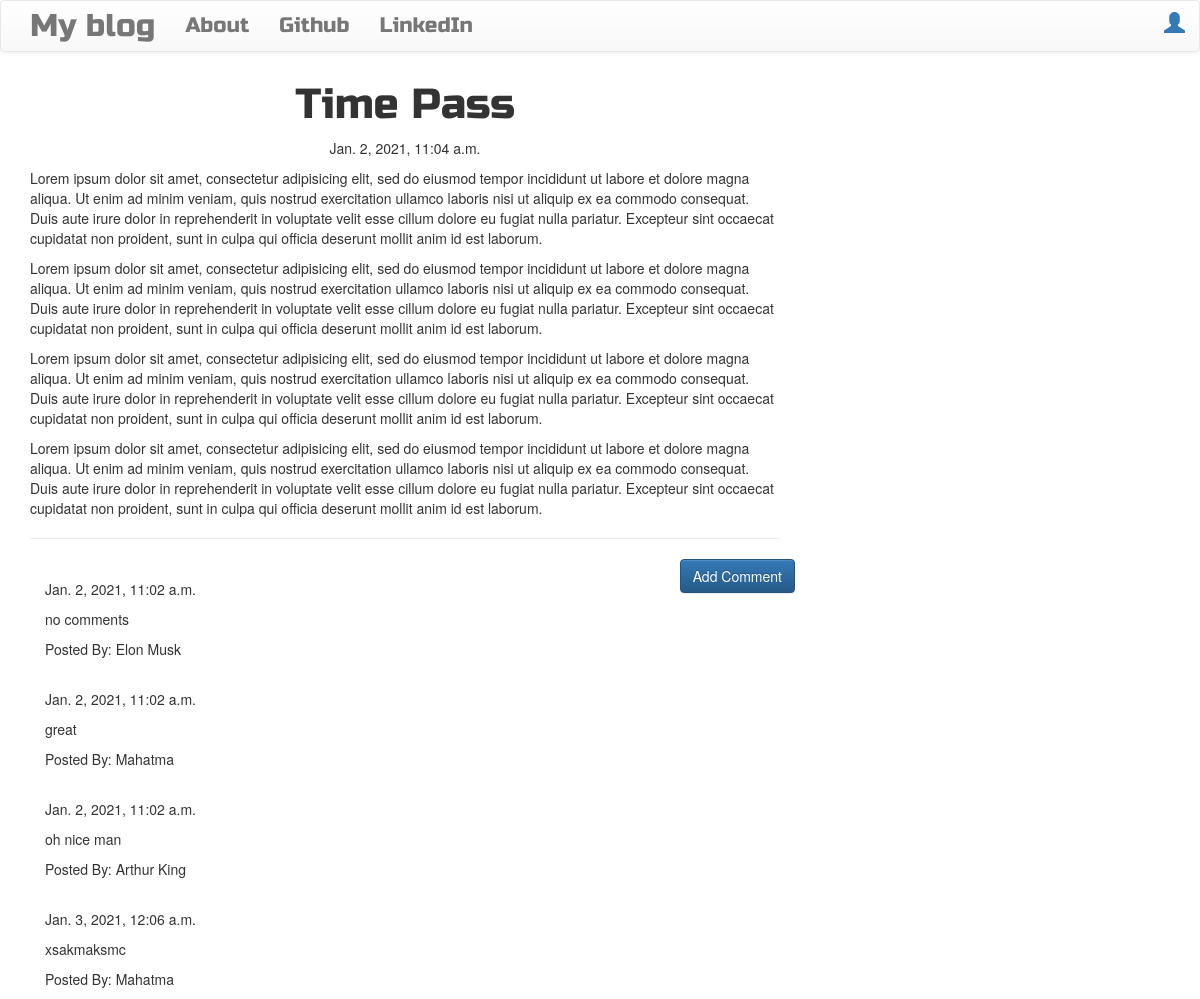
The page /post/8/ on the database its author committed.
### blog/models.py (models this page shows, shortened)
class Post(models.Model):
    author=models.ForeignKey('auth.User',on_delete=models.CASCADE)
    title=models.CharField(max_length=200)
    text=models.TextField()
    created_date=models.DateTimeField(default=timezone.now)
    published_date=models.DateTimeField(blank=True,null=True)

class Comment(models.Model):
    post=models.ForeignKey('blog.Post',related_name='comments',on_delete=models.CASCADE)
    author=models.CharField(max_length=200)
    text=models.TextField()
    created_date=models.DateTimeField(default=timezone.now())
    approved_comment=models.BooleanField(default=False)

### blog/views.py (the view)
# urls.py: path('post/<int:pk>/',views.PostDetailView.as_view(),name='post_detail'),
class PostDetailView(DetailView):
    model=Post

### blog/templates/blog/post_detail.html (shortened to what this page needs)
{%extends 'blog/base.html'%}
{%block content%}
<h1 class='posttitle loader'>{{post.title}}</h1>
{%if post.published_date%}
<div class="date postdate">
  {{post.published_date}}
</div>
{%else%}
  <a class='btn btn-default' href="{%url 'post_publish' pk=post.pk%}">Publish</a>
{%endif%}
<p class='postcontent'>{{post.text|safe|linebreaksbr}}</p>
<hr>
<a class='btn btn-primary btn-comment' href="{%url 'add_comment_to_post' pk=post.pk%}">Add Comment</a>
<div class="container">
  {%for comment in post.comments.all%}
   <br>
   {%if user.is_authenticated or comment.approved_comment%}
     {{comment.created_date}}
    <p>{{comment.text|safe|linebreaks}}</p>
    <p>Posted By: {{comment.author}}</p>
   {%endif%}
   {%empty%}
   <p>No Comments</p>
  {%endfor%}
</div>
{%endblock%}

### blog/static/css/blog.css (style rules this page uses)
.postdate { text-align: center; }
.posttitle { font-family: 'Russo One', sans-serif; font-size: 3em; text-align: center; }
.postcontent { font-family: 'Montserrat'; font-size:1.5em; }
.btn-comment { position: absolute; right: 0px; }
.loader { filter:hue-rotate(0deg); color:linear-gradient(45deg,#0f8,#08f); animation:hue 10000ms infinite linear; }

### rows shown on the page
Post: title "Time Pass", published_date "Jan. 2, 2021, 11:04 a.m.", text "Lorem ipsum dolor sit amet, consectetur adipisicing elit, sed do eiusmod tempor incididunt ut labore et dolore magna aliqua. Ut enim ad minim veniam, quis nostrud exercitation ullamco laboris nisi ut aliquip ex ea commodo consequat. Duis aute irure dolor in reprehenderit in voluptate velit esse cillum dolore eu fugiat nulla pariatur. Excepteur sint occaecat cupidatat non proident, sunt in culpa qui officia deserunt mollit anim id est laborum. Lorem ipsum dolor sit amet, consectetur adipisicing elit, sed do eiusmod tempor incididunt ut labore et dolore magna aliqua. Ut enim ad minim veniam, quis nostrud exercitation ullamco laboris nisi ut aliquip ex ea commodo consequat. Duis aute irure…"
Comment: created_date "Jan. 2, 2021, 11:02 a.m.", text "no comments", author "Elon Musk"
Comment: created_date "Jan. 2, 2021, 11:02 a.m.", text "great", author "Mahatma"
Comment: created_date "Jan. 2, 2021, 11:02 a.m.", text "oh nice man", author "Arthur King"
Comment: created_date "Jan. 3, 2021, 12:06 a.m.", text "xsakmaksmc", author "Mahatma"
